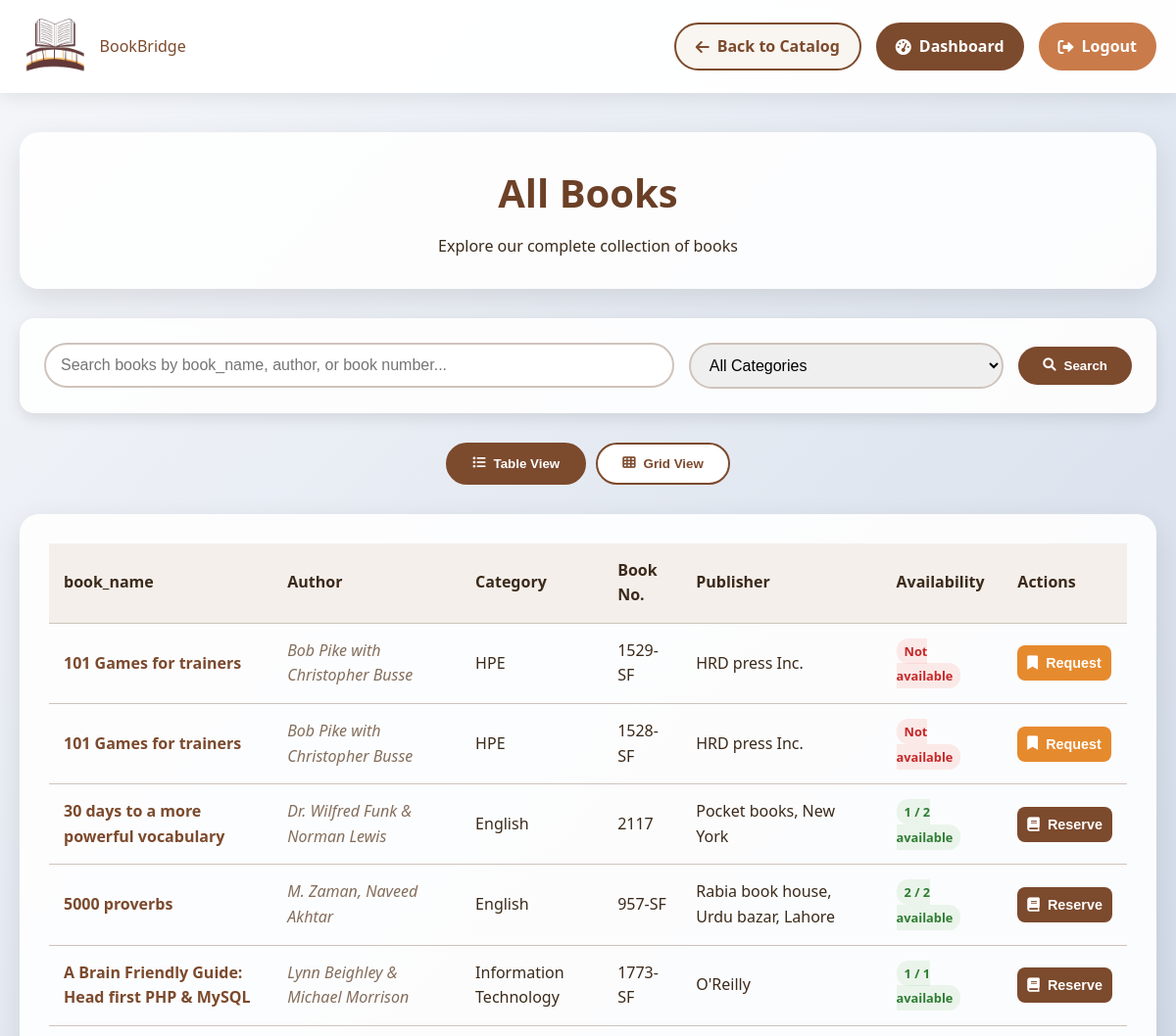
The page /all_books.php (signed in, upper part) on the database as committed earlier.
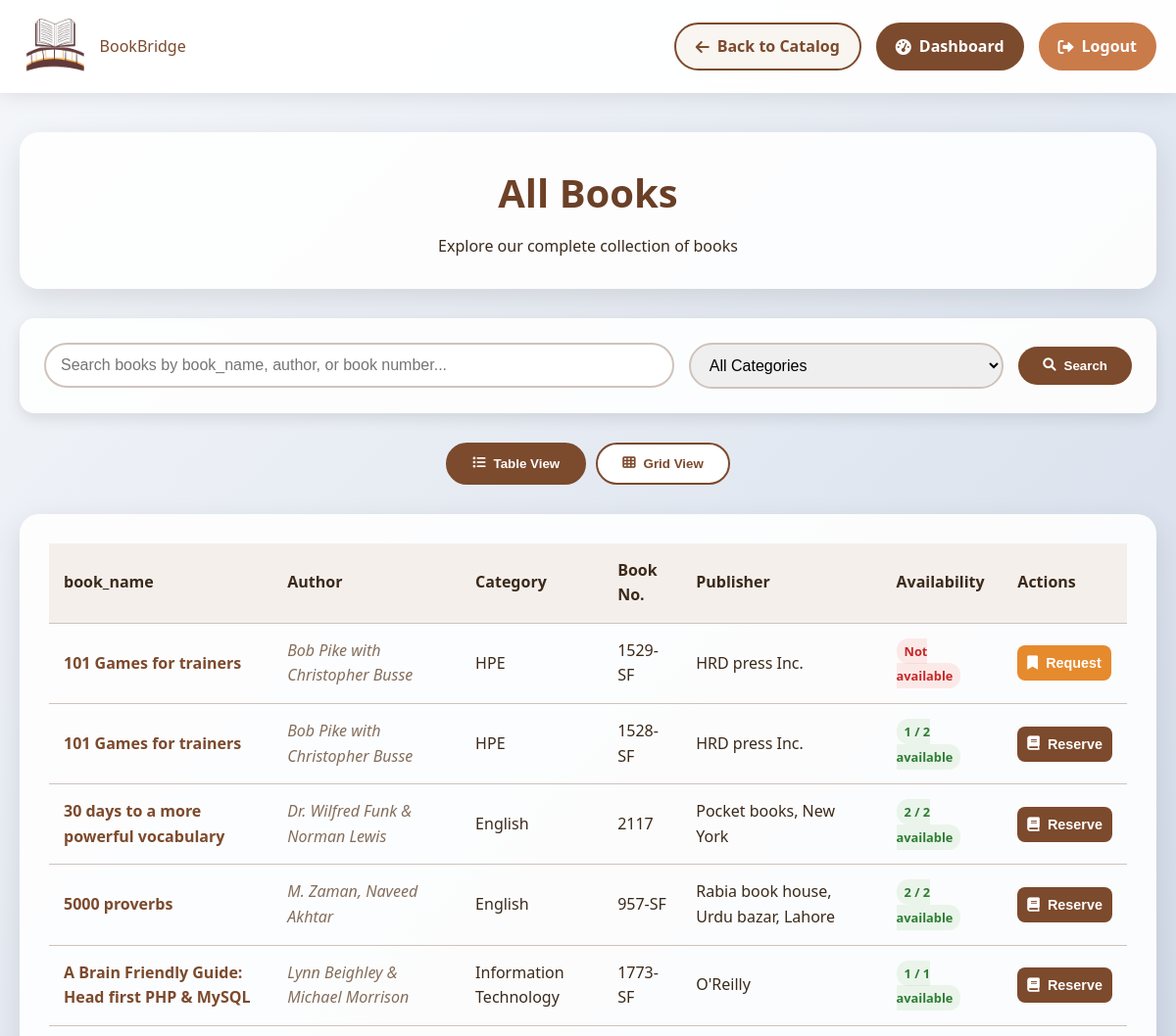
The same page on the database as committed later.
### tables this page shows
CREATE TABLE `books` (
  `id` int(11) NOT NULL,
  `book_name` varchar(100) DEFAULT NULL,
  `author` varchar(100) DEFAULT NULL,
  `book_no` varchar(20) DEFAULT NULL,
  `publisher` varchar(100) DEFAULT NULL,
  `category` varchar(50) DEFAULT NULL,
  `available_quantity` int(11) NOT NULL DEFAULT 0,
  `total_quantity` int(11) NOT NULL DEFAULT 0,
  `created_at` timestamp NOT NULL DEFAULT current_timestamp(),
  `updated_at` timestamp NOT NULL DEFAULT current_timestamp() ON UPDATE current_timestamp()
);

### all_books.php (the view, shortened to what the changed rows need)
<?php
include_once '../includes/config.php';
$userId = $_SESSION['user_id'];
$pendingFinesQuery = "
    SELECT SUM(f.amount) as total
    FROM fines f
    JOIN users u ON f.user_id = u.id
    WHERE f.user_id = ? AND f.status = 'pending' AND u.role != 'faculty'
";
$stmt = $conn->prepare($pendingFinesQuery);
$stmt->bind_param("i", $userId);
$stmt->execute();
$result = $stmt->get_result();
$pendingFines = $result->fetch_assoc()['total'] ?? 0;
$booksPerPage = 15;
$page = isset($_GET['page']) ? max(1, (int)$_GET['page']) : 1;
$offset = ($page - 1) * $booksPerPage;
$sql = "SELECT * FROM books WHERE 1=1";
$params = [];
$types = "";
$sql .= " ORDER BY book_name LIMIT ? OFFSET ?";
$params[] = $booksPerPage;
$params[] = $offset;
$types .= "ii";
$stmt = $conn->prepare($sql);
$stmt->bind_param($types, ...$params);
$stmt->execute();
$result = $stmt->get_result();
$books = [];
while ($row = $result->fetch_assoc()) {
    $books[] = $row;
}
?>
<!DOCTYPE html>
<html lang="en">
<head>
    <link rel="stylesheet" href="../css/style.css">
    <link rel="stylesheet" href="https://cdnjs.cloudflare.com/ajax/libs/font-awesome/6.0.0/css/all.min.css">
</head>
<body>
    <div class="books-container">
        <div class="books-header">
            <h1>All Books</h1>
        </div>
        <div class="books-section">
            <?php if (count($books) > 0): ?>
                <table class="books-table" id="tableView">
                    <thead>
                        <tr>
                            <th>book_name</th>
                            <th>Author</th>
                            <th>Category</th>
                            <th>Book No.</th>
                            <th>Publisher</th>
                            <th>Availability</th>
                            <th>Actions</th>
                        </tr>
                    </thead>
                    <tbody>
                        <?php foreach ($books as $book): ?>
                            <tr>
                                <td class="book-book_name-cell"><?php echo htmlspecialchars($book['book_name']); ?></td>
                                <td class="book-author-cell"><?php echo htmlspecialchars($book['author']); ?></td>
                                <td><?php echo htmlspecialchars($book['category']); ?></td>
                                <td><?php echo htmlspecialchars($book['book_no']); ?></td>
                                <td><?php echo htmlspecialchars($book['publisher']); ?></td>
                                <td>
                                    <?php if ($book['available_quantity'] > 0): ?>
                                        <span class="availability-badge available">
                                            <?php echo $book['available_quantity']; ?> / <?php echo $book['total_quantity']; ?> available
                                        </span>
                                    <?php else: ?>
                                        <span class="availability-badge unavailable">Not available</span>
                                    <?php endif; ?>
                                </td>
                                <td>
                                    <?php if ($pendingFines > 0): ?>
                                        <button class="action-btn btn-disabled" disabled book_name="Pay pending fines to reserve books">
                                            <i class="fas fa-ban"></i> Cannot Reserve
                                        </button>
                                    <?php elseif ($book['available_quantity'] > 0): ?>
                                        <button class="action-btn btn-request" onclick="openRequestModal(<?php echo $book['id']; ?>, '<?php echo addslashes($book['book_name']); ?>', '<?php echo addslashes($book['author']); ?>', '<?php echo addslashes($book['book_no']); ?>', <?php echo $book['available_quantity']; ?>)">
                                            <i class="fas fa-book"></i> Reserve
                                        </button>
                                    <?php else: ?>
                                        <button class="action-btn btn-reserve" onclick="openReservationModal(<?php echo $book['id']; ?>, '<?php echo addslashes($book['book_name']); ?>', '<?php echo addslashes($book['author']); ?>', '<?php echo addslashes($book['book_no']); ?>')">
                                            <i class="fas fa-bookmark"></i> Request
                                        </button>
                                    <?php endif; ?>
                                </td>
                            </tr>
                        <?php endforeach; ?>
                    </tbody>
                </table>
            <?php endif; ?>
        </div>
    </div>
</body>
</html>

Rows that differ between the two databases and show on the page:
changed books "1528-SF": available_quantity (not shown) → "1"; total_quantity (not shown) → "2"; available_quantity "Not available Request" → "/ available Reserve"
changed books "30 days to a more powerful vocabulary": available_quantity "1" → "2"
